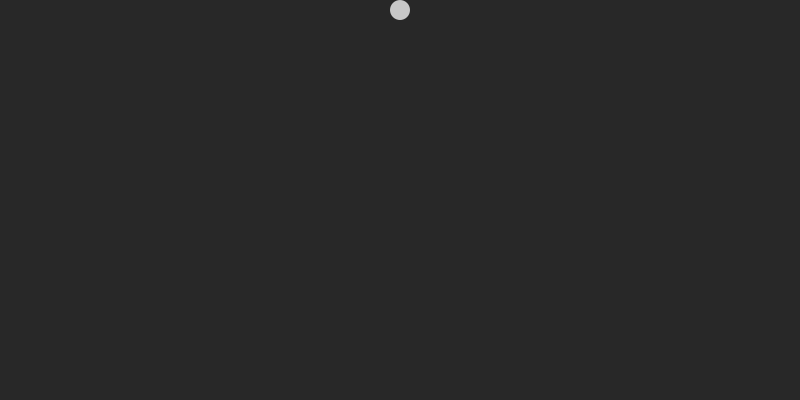
Frame 1 (no input)
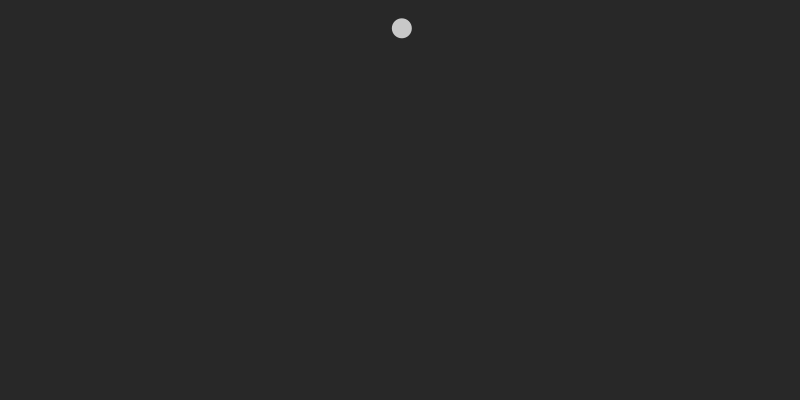
Frame 60 (the mouse pressed at the canvas centre just before this capture)
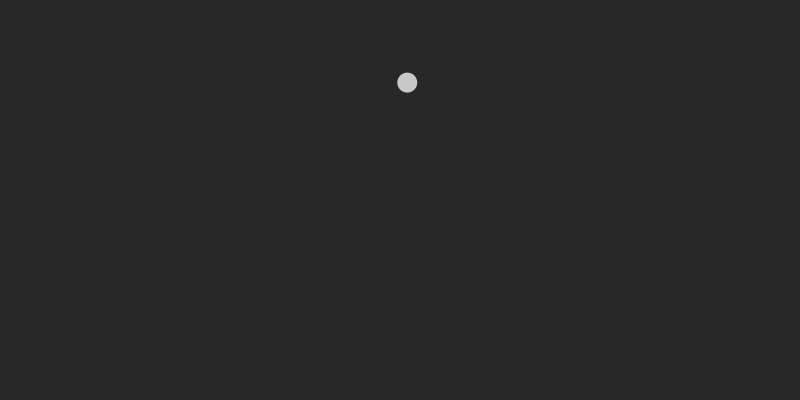
Frame 120 (the mouse held since frame 60 and released just before this capture)

The Processing sketch that drew these frames (run headless with seeded random() and noise(); from frame 60 on, the mouse is pressed at the canvas centre):

// Processing sketch: exercise05
// ── exercise05.pde
/*
Nature of Code - Introduction
 Exercise 1.5: A walker that accelerates and breaks
 
 Author: Fabio Sasseron
 https://github.com/whysasse/mcqb
 */


Mover mover;

void setup() {
  size(800, 400);
  mover = new Mover();
}

void draw() {
  background(40);

  mover.update();
  mover.checkEdges();
  mover.display();
}  

void keyPressed() {
  if (key == CODED) {
    if (keyCode == UP) {
      mover.incrAccel();
    } else if (keyCode == DOWN) {
      mover.decrAccel();
    }
  }
}
// ── Mover.pde
// The Nature of Code
// Daniel Shiffman
// http://natureofcode.com

class Mover {

  PVector location;
  PVector velocity;
  PVector tempVelocity;
  PVector acceleration;
  PVector tempAcceletation;
  float topspeed;

  Mover() {
    location = new PVector(width/2, 10);

    velocity = new PVector(0, 0);
    tempVelocity = new PVector(0, 0);

    acceleration = new PVector(0.001, 0.01);
    tempAcceletation = new PVector(0.001, 0.01);

    topspeed = 10;
  }

  void update() {
    velocity.add(acceleration);
    println(velocity.x);
    velocity.limit(topspeed);
    location.add(velocity);
  }

  void display() {
    noStroke();
    fill(200);
    ellipse(location.x, location.y, 20, 20);
  }

  void incrAccel() {
    if (acceleration.x > tempAcceletation.x) {
      acceleration.mult(5); //NAO FUNCIONA!!! ESTA DESACELERANDO!!! ?!?!?!?!
    } else {
      acceleration.set(tempAcceletation.x, tempAcceletation.y);
      velocity.set(tempVelocity.x, tempVelocity.y);
    }
    //acceleration.mult(5);
    //velocity.add(acceleration);
    println("UP");
  }

  void decrAccel() {
    tempAcceletation.set(acceleration.x, acceleration.y);
    tempVelocity.set(velocity.x, velocity.y);
    acceleration.set(0, 0);
    velocity.set(0, 0);    
    //acceleration.mult(0.05);
    //velocity.sub(acceleration);
    println("DOWN");
  }

  void checkEdges() { //bounces
    if (location.x > width || location.x < 0) {
      velocity.x = velocity.x * -1;
      acceleration.x = acceleration.x * -1;
    } 
    if (location.y > height || location.y < 0) {
      velocity.y = velocity.y * -1;
      acceleration.y = acceleration.y * -1;
    }
  }

  //void checkEdges() { //reappears
  //  if (location.x > width) {
  //    location.x = 0;
  //  } else if (location.x < 0) {
  //    location.x = width;
  //  }
  //  if (location.y > height) {
  //    location.y = 0;
  //  } else if (location.y < 0) {
  //    location.y = height;
  //  }
  //}
}
